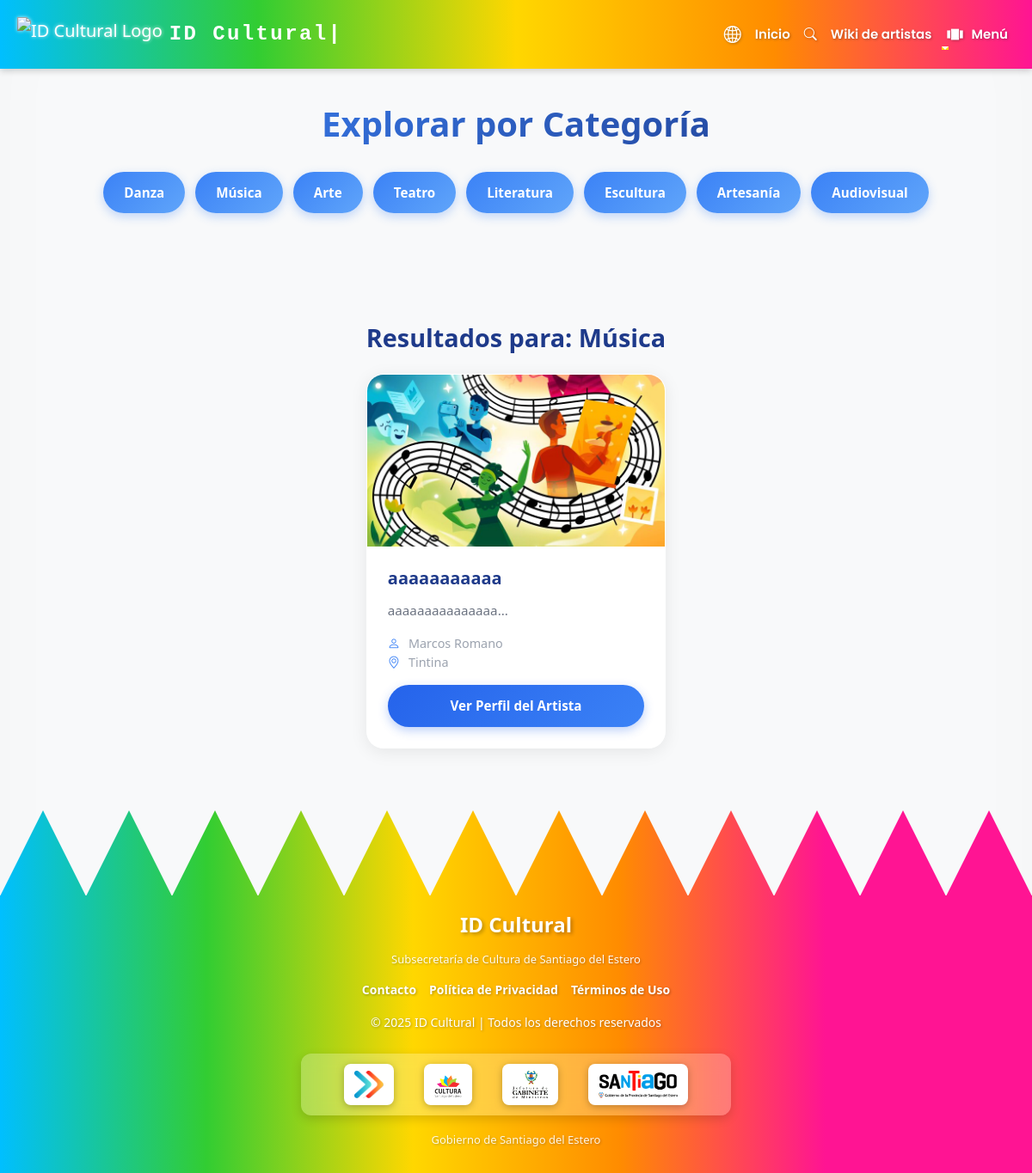
The page /public/busqueda.php?categoria=Música on the database its author committed.
### tables this page shows
CREATE TABLE `publicaciones` (
  `id` int(11) NOT NULL AUTO_INCREMENT,
  `usuario_id` int(11) NOT NULL,
  `titulo` varchar(255) NOT NULL,
  `descripcion` text NOT NULL,
  `categoria` varchar(100) NOT NULL,
  `campos_extra` text DEFAULT NULL,
  `multimedia` text DEFAULT NULL,
  `estado` varchar(50) DEFAULT 'borrador',
  `fecha_creacion` timestamp NOT NULL DEFAULT current_timestamp(),
  `fecha_envio_validacion` timestamp NULL DEFAULT NULL,
  `validador_id` int(11) DEFAULT NULL,
  `fecha_validacion` timestamp NULL DEFAULT NULL,
  PRIMARY KEY (`id`),
  KEY `usuario_id` (`usuario_id`),
  KEY `validador_id` (`validador_id`),
  CONSTRAINT `publicaciones_ibfk_1` FOREIGN KEY (`usuario_id`) REFERENCES `artistas` (`id`) ON DELETE CASCADE,
  CONSTRAINT `publicaciones_ibfk_2` FOREIGN KEY (`validador_id`) REFERENCES `users` (`id`)
);

CREATE TABLE `artistas` (
  `id` int(11) NOT NULL AUTO_INCREMENT,
  `nombre` varchar(255) NOT NULL,
  `apellido` varchar(255) NOT NULL,
  `fecha_nacimiento` varchar(20) NOT NULL,
  `genero` varchar(50) DEFAULT NULL,
  `pais` varchar(100) DEFAULT NULL,
  `provincia` varchar(100) DEFAULT NULL,
  `municipio` varchar(100) DEFAULT NULL,
  `email` varchar(255) NOT NULL,
  `password` varchar(255) NOT NULL,
  `role` varchar(50) DEFAULT 'artista',
  `status` varchar(50) NOT NULL DEFAULT 'pendiente',
  `biografia` text DEFAULT NULL,
  `especialidades` varchar(255) DEFAULT NULL,
  `instagram` varchar(255) DEFAULT NULL,
  `facebook` varchar(255) DEFAULT NULL,
  `twitter` varchar(255) DEFAULT NULL,
  `sitio_web` varchar(255) DEFAULT NULL,
  `foto_perfil` varchar(255) DEFAULT NULL,
  `status_perfil` varchar(20) DEFAULT 'pendiente',
  `motivo_rechazo` text DEFAULT NULL,
  PRIMARY KEY (`id`),
  UNIQUE KEY `email` (`email`),
  KEY `idx_status_perfil` (`status_perfil`),
  KEY `idx_status_provincia` (`status_perfil`,`provincia`)
);

### backend/helpers/Pagination.php (called while the page is built, shortened)
<?php
class Pagination {
    private $itemsPerPage;
    private $offset;
    public function __construct($totalItems, $itemsPerPage = 12, $currentPage = 1) {
        $this->totalItems = max(0, (int)$totalItems);
        $this->itemsPerPage = max(1, (int)$itemsPerPage);
        $this->currentPage = max(1, (int)$currentPage);
        $this->totalPages = ceil($this->totalItems / $this->itemsPerPage);
        $this->offset = ($this->currentPage - 1) * $this->itemsPerPage;
    }
    public function getLimitSQL() {
        return "LIMIT {$this->itemsPerPage} OFFSET {$this->offset}";
    }
}

### public/busqueda.php (the view, shortened to what this page needs)
<?php
require_once __DIR__ . '/../backend/config/connection.php';
require_once __DIR__ . '/../backend/helpers/Pagination.php';
$specific_css_files = ['busqueda.css'];
include(__DIR__ . '/../components/header.php');
?>
<body>
  <?php include("../components/navbar.php"); ?>
  <section class="contenedor">
    <h2 class="titulo-seccion">Explorar por Categoría</h2>
    <div class="categorias">
      <?php
      $categorias = ["Danza", "Música", "Arte", "Teatro", "Literatura", "Escultura", "Artesanía", "Audiovisual"];
      foreach ($categorias as $cat) {
        echo '<a href="?categoria=' . urlencode($cat) . '" class="btn-categoria">' . $cat . '</a>';
      }
      ?>
    </div>
  </section>
  <?php
  $categorias_db = [
    "Danza" => "danza",
    "Música" => "musica",
    "Arte" => "arte",
    "Teatro" => "teatro",
    "Literatura" => "literatura",
    "Escultura" => "escultura",
    "Artesanía" => "artesania",
    "Audiovisual" => "audiovisual"
  ];
  $obras = [];
  $tituloResultado = "";
  $paginaActual = isset($_GET['pagina']) ? max(1, (int)$_GET['pagina']) : 1;
  if (isset($_GET['q']) && !empty(trim($_GET['q']))):
    $busqueda = trim($_GET['q']);
    $tituloResultado = htmlspecialchars($busqueda);
    try {
      $stmtCount = $pdo->prepare("
        SELECT COUNT(*) as total
        FROM publicaciones p
        INNER JOIN artistas a ON p.usuario_id = a.id
        WHERE (p.estado = 'publicada' OR p.estado = 'validado') AND a.status = 'validado'
        AND (p.titulo LIKE ? OR p.descripcion LIKE ? OR CONCAT(a.nombre, ' ', a.apellido) LIKE ?)
      ");
      $searchTerm = '%' . $busqueda . '%';
      $stmtCount->execute([$searchTerm, $searchTerm, $searchTerm]);
      $totalObrasBusqueda = $stmtCount->fetch(PDO::FETCH_ASSOC)['total'];
      $pagination = new Pagination($totalObrasBusqueda, 12, $paginaActual);
      $stmt = $pdo->prepare("
        SELECT p.id, p.titulo, p.descripcion, p.multimedia, p.fecha_creacion,
               a.id AS artista_id, CONCAT(a.nombre, ' ', a.apellido) AS artista_nombre,
               a.municipio
        FROM publicaciones p
        INNER JOIN artistas a ON p.usuario_id = a.id
        WHERE (p.estado = 'publicada' OR p.estado = 'validado') AND a.status = 'validado'
        AND (p.titulo LIKE ? OR p.descripcion LIKE ? OR CONCAT(a.nombre, ' ', a.apellido) LIKE ?)
        ORDER BY p.fecha_creacion DESC
        " . $pagination->getLimitSQL() . "
      ");
      $stmt->execute([$searchTerm, $searchTerm, $searchTerm]);
      $obras = $stmt->fetchAll(PDO::FETCH_ASSOC);
    } catch (PDOException $e) {
      $obras = [];
      error_log("Error al buscar obras: " . $e->getMessage());
    }
  elseif (isset($_GET['categoria']) && array_key_exists($_GET['categoria'], $categorias_db)):
    $tituloResultado = htmlspecialchars($_GET['categoria']);
    $categoriaDB = $categorias_db[$_GET['categoria']];
    try {
      $stmtCount = $pdo->prepare("
        SELECT COUNT(*) as total
        FROM publicaciones p
        INNER JOIN artistas a ON p.usuario_id = a.id
        WHERE (p.estado = 'publicada' OR p.estado = 'validado') AND a.status = 'validado' AND p.categoria = ?
      ");
      $stmtCount->execute([$categoriaDB]);
      $totalObrasBusqueda = $stmtCount->fetch(PDO::FETCH_ASSOC)['total'];
      $pagination = new Pagination($totalObrasBusqueda, 12, $paginaActual);
      $stmt = $pdo->prepare("
        SELECT p.id, p.titulo, p.descripcion, p.multimedia, p.fecha_creacion,
               a.id AS artista_id, CONCAT(a.nombre, ' ', a.apellido) AS artista_nombre,
               a.municipio
        FROM publicaciones p
        INNER JOIN artistas a ON p.usuario_id = a.id
        WHERE (p.estado = 'publicada' OR p.estado = 'validado') AND a.status = 'validado' AND p.categoria = ?
        ORDER BY p.fecha_creacion DESC
        " . $pagination->getLimitSQL() . "
      ");
      $stmt->execute([$categoriaDB]);
      $obras = $stmt->fetchAll(PDO::FETCH_ASSOC);
    } catch (PDOException $e) {
      $obras = [];
      error_log("Error al buscar obras: " . $e->getMessage());
    }
  endif;
  if (!empty($tituloResultado) || (isset($_GET['categoria']) && !empty($_GET['categoria']))):
  ?>
    <section class="contenedor">
      <h3 class="titulo-resultados">Resultados para: <?= $tituloResultado ?: 'búsqueda' ?></h3>
      <div class="resultados">
        <?php if (count($obras) > 0): ?>
          <?php foreach ($obras as $obra):
            $imagen = '/static/img/placeholder-obra.png';
            if (!empty($obra['multimedia'])) {
              $multimedia = json_decode($obra['multimedia'], true);
              if (is_array($multimedia) && !empty($multimedia)) {
                $imagen = $multimedia[0];
              } elseif (is_string($obra['multimedia'])) {
                $imagen = $obra['multimedia'];
              }
            }
          ?>
            <div class="card animate__animated animate__fadeIn">
              <img src="<?= htmlspecialchars($imagen) ?>"
                   alt="<?= htmlspecialchars($obra['titulo']) ?>"
                   style="width:100%; height:200px; object-fit:cover;">
              <div class="card-body">
                <h5 class="card-title"><?= htmlspecialchars($obra['titulo']) ?></h5>
                <p class="card-text"><?= htmlspecialchars(substr($obra['descripcion'], 0, 100)) ?>...</p>
                <small class="text-muted d-block mb-2">
                  <i class="bi bi-person"></i> <?= htmlspecialchars($obra['artista_nombre']) ?><br>
                  <i class="bi bi-geo-alt"></i> <?= htmlspecialchars($obra['municipio'] ?? 'Santiago del Estero') ?>
                </small>
                <a href="/perfil_artista.php?id=<?= $obra['artista_id'] ?>" class="btn-biografia">Ver Perfil del Artista</a>
              </div>
            </div>
          <?php endforeach; ?>
        <?php endif; ?>
      </div>
    </section>
  <?php endif; ?>
  <?php include("../components/footer.php"); ?>
</body>
</html>

### components/header.php (shortened to what this page needs)
<!DOCTYPE html>
<html lang="es">
<head>
    <link href="https://cdn.jsdelivr.net/npm/bootstrap@5.3.3/dist/css/bootstrap.min.css" rel="stylesheet">
    <link href="https://cdn.jsdelivr.net/npm/bootswatch@5.3.3/dist/cosmo/bootstrap.min.css" rel="stylesheet">
    <link rel="stylesheet" href="https://cdn.jsdelivr.net/npm/bootstrap-icons@1.11.3/font/bootstrap-icons.css">
    <link rel="stylesheet" href="https://cdn.jsdelivr.net/npm/bootstrap-icons@1.11.3/font/bootstrap-icons.min.css">
    <link href="https://cdn.jsdelivr.net/npm/sweetalert2@11.7.12/dist/sweetalert2.min.css" rel="stylesheet">
    <link rel="stylesheet" href="https://cdnjs.cloudflare.com/ajax/libs/animate.css/4.1.1/animate.min.css" />
    <link rel="stylesheet" href="https://cdn.jsdelivr.net/npm/bootstrap-icons@1.11.3/font/bootstrap-icons.css">
    <link rel="stylesheet" href="<?php echo BASE_URL; ?>static/css/main.css" />
    <link rel="stylesheet" href="<?php echo BASE_URL; ?>static/css/search.css" />
    <?php if (isset($specific_css_files) && is_array($specific_css_files)): ?>
        <?php foreach ($specific_css_files as $css_file): ?>
            <link rel="stylesheet" href="<?php echo BASE_URL; ?>static/css/<?php echo htmlspecialchars($css_file); ?>" />
        <?php endforeach; ?>
    <?php endif; ?>
</head>

### components/navbar.php (shortened to what this page needs)
<header class="navbar navbar-expand-lg navbar-dark bg-primary">
  <div class="container d-flex align-items-center justify-content-between">
    <a href="<?php echo BASE_URL; ?>index.php" class="navbar-brand d-flex align-items-center text-decoration-none">
      <img src="<?php echo BASE_URL; ?>static/img/huella-idcultural.png" alt="ID Cultural Logo" height="40" class="me-2">
      <h4 class="m-0 text-white fw-bold typing-effect" id="navbar-title"></h4>
    </a>
    <div>
      <nav class="collapse navbar-collapse" id="navbarNav">
        <ul class="navbar-nav ms-auto align-items-center">
          <li class="nav-item dropdown">
            <button class="btn btn-link nav-link" id="translateDropdown" data-bs-toggle="dropdown" aria-expanded="false" title="Traducir página">
              <i class="bi bi-globe2 fs-5"></i>
            </button>
          </li>
          <li class="nav-item"><a class="nav-link" href="/index.php">Inicio</a></li>
          <li class="nav-item">
            <button class="btn btn-link nav-link" id="open-search-btn" aria-label="Abrir búsqueda">
              <i class="bi bi-search"></i>
            </button>
          </li>
          <li class="nav-item"><a class="nav-link" href="/wiki.php">Wiki de artistas</a></li>
          <li class="nav-item dropdown">
            <a class="nav-link dropdown-toggle d-flex align-items-center" href="#" id="mainMenuDropdown" role="button" data-bs-toggle="dropdown" aria-expanded="false" style="gap: 8px;">
              <i class="material-icons" style="font-size: 22px;">view_carousel</i>
              <span>Menú</span>
            </a>
          </li>
        </ul>
      </nav>
    </div>
  </div>
</header>

### components/footer.php (shortened to what this page needs)
<div class="footer-zigzag">
</div>
<footer class="footer">
  <div class="footer-content">
    <h2>ID Cultural</h2>
    <p>Subsecretaría de Cultura de Santiago del Estero</p>
  </div>
  <div class="footer-links">
    <a href="/src/views/pages/public/components/contacto.html" target="_blank">Contacto</a>
    <a href="/src/views/pages/public/components/privacidad.html" target="_blank">Política de Privacidad</a>
    <a href="/src/views/pages/public/terminos_condiciones.html" target="_blank">Términos de Uso</a>
  </div>
  <p class="copyright">
    © 2025 ID Cultural | Todos los derechos reservados
  </p>
  <div class="footer-logos">
    <img src="/static/img/logos/Itse.png" alt="ItseLogo">
    <img src="/static/img/logos/cultura.png" alt="culturaLogo">
    <img src="/static/img/logos/jefatura.png" alt="jefaturaLogo">
    <img src="/static/img/logos/gobierno.png" alt="sgoLogo">
  </div>
  <p style="margin-top: 10px; font-size: 13px; opacity: 0.9;">
    Gobierno de Santiago del Estero
  </p>
</footer>

### public/static/css/main.css (style rules this page uses)
:root { --color-primario: #367789; --color-secundario: #f3ebd8; --color-acento: #efc892; --color-arte-1: #66BFBF; --color-arte-2: #FCD581; --color-arte-3: #F6CCD7; --color-neutro: #B0BEC5; --color-texto-oscuro: #333; --color-texto-claro: #fff; }
html { height: 100%; overflow-y: scroll; }
header { display: flex; align-items: center; justify-content: space-between; background: linear-gradient(to left, #C30135, #00A0E5); padding: 20px 20px; box-shadow: 0 4px 6px rgba(0, 0, 0, 0.1); }
body { min-height: 100%; display: flex; flex-direction: column; font-family: 'Poppins', sans-serif; margin: 0; padding: 0; color: var(--color-texto-oscuro); box-shadow: inset 0 0 100px rgba(0, 0, 0, 0.02); }
.container { max-width: 1200px; margin: 0 auto; padding: 0 20px; }
.footer-content h2 { margin: 0; font-size: 1.5rem; font-weight: bold; color: white !important; text-shadow: 2px 2px 4px rgba(0, 0, 0, 0.3); }
.footer-content p { margin: 5px 0 15px 0; font-size: 0.9rem; color: white !important; text-shadow: 1px 1px 3px rgba(0, 0, 0, 0.3); }
footer p, footer .copyright { margin: 10px 0; font-size: 14px; color: white !important; text-shadow: 1px 1px 3px rgba(0, 0, 0, 0.3); }
.footer-links { display: flex; gap: 15px; margin: 15px 0; flex-wrap: wrap; justify-content: center; }
.footer-links a { color: #ffffff !important; text-decoration: none; font-weight: bold; font-size: 14px; transition: color 0.3s ease; text-shadow: 1px 1px 3px rgba(0, 0, 0, 0.3); }
.navbar { padding-top: 15px !important; padding-bottom: 15px !important; }
.navbar { background: linear-gradient(to right, #00BFFF, #32CD32, #FFD700, #FF8C00, #FF1493); color: white; box-shadow: 0 2px 8px rgba(0, 0, 0, 0.2); }
.footer-zigzag { width: 100%; height: 100px; overflow: hidden; margin-bottom: -1px; }
.zigzag-svg { display: block; width: 100%; height: 100%; }
.footer { background: linear-gradient(to right, #00BFFF 0%, #32CD32 20%, #FFD700 40%, #FF8C00 60%, #FF1493 80%); color: white; padding: 20px 20px 18px 20px; text-align: center; font-family: 'Segoe UI', sans-serif; }
.footer-logos { display: flex; justify-content: center; align-items: center; flex-wrap: wrap; gap: 35px; margin: 25px auto 18px auto; padding: 12px 20px; max-width: 500px; background: rgba(255, 255, 255, 0.25); border-radius: 12px; backdrop-filter: blur(10px); box-shadow: 0 4px 12px rgba(0, 0, 0, 0.15); }
.footer-logos img { max-height: 48px; width: auto; height: auto; object-fit: contain; filter: brightness(1) contrast(1.1) drop-shadow(0 2px 4px rgba(0, 0, 0, 0.25)); transition: all 0.3s ease; background: white; padding: 8px 12px; border-radius: 8px; }
.footer p:last-child { margin-top: 15px; font-size: 13px; opacity: 0.95; font-weight: 500; text-shadow: 1px 1px 3px rgba(0, 0, 0, 0.3); }
.navbar-nav .nav-link { font-family: 'Poppins', sans-serif; font-weight: 600; font-size: 15px; color: #ffffff !important; position: relative; padding: 6px 12px; transition: color 0.3s ease; text-shadow: 1px 1px 3px rgba(0, 0, 0, 0.3); }
.navbar-nav .nav-link::after { content: ''; position: absolute; bottom: 0; left: 0; width: 0%; height: 2px; background-color: #FFD700; transition: width 0.3s ease; }

### components/navbar.php (style rules this page uses)
.material-icons { font-family: 'Material Icons'; font-weight: normal; font-style: normal; font-size: 24px; line-height: 1; letter-spacing: normal; text-transform: none; display: inline-flex; white-space: nowrap; word-wrap: normal; direction: ltr; font-feature-settings: 'liga'; -moz-font-feature-settings: 'liga'; -moz-osx-font-smoothing: grayscale; text-rendering: optimizeLegibility; vertical-align: middle; }
.typing-effect { font-family: 'Courier New', monospace; letter-spacing: 0.1em; min-width: 150px; position: relative; }
.typing-effect::after { content: ''; display: inline; animation: blink 0.7s infinite; color: white; }
#translateDropdown { position: relative; padding: 0.5rem; transition: all 0.3s ease; }
#translateDropdown .bi-globe2 { animation: pulse 2s infinite; }
.navbar-brand img { filter: brightness(1) contrast(1.0) drop-shadow(0 0 2px rgba(255, 255, 255, 0.8)); transition: transform 0.3s ease, filter 0.3s ease; opacity: 1; }

### rows shown on the page
publicaciones: multimedia (picture), titulo "aaaaaaaaaaa", descripcion "aaaaaaaaaaaaaaa", artista_nombre "Marcos Romano", usuario.municipio "Tintina"

### other values the page prints
$cat "Danza"
$cat "Música"
$cat "Arte"
$cat "Teatro"
$cat "Literatura"
$cat "Escultura"
$cat "Artesanía"
$cat "Audiovisual"
$tituloResultado ?: 'búsqueda' "Música"
